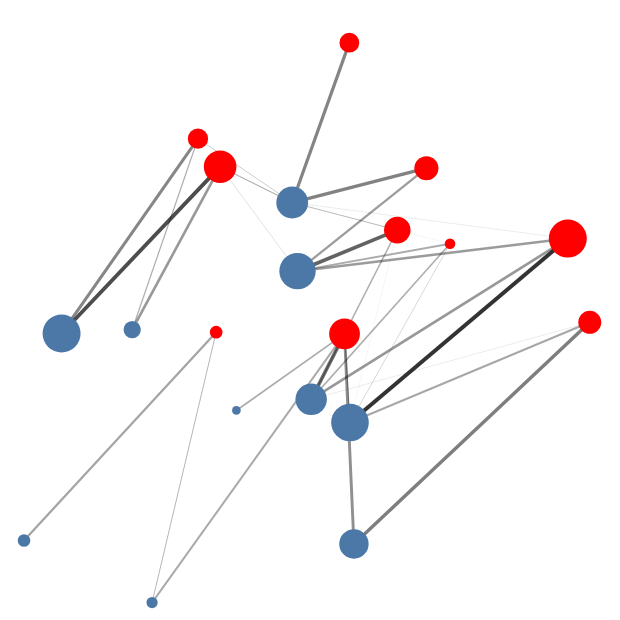

Notebook cell for this chart:
### Markdown cell above
## Entropically regularised optimal transport

We may add an entropy term to the Monge-Kantorovich problem to obtain the
**entropically regularised** optimal transport problem
$$
\inf_{\gamma \in \Pi(\mu, \nu)} \langle \gamma, C \rangle + \epsilon \Omega(\gamma),
$$
where $\Omega(\gamma) = \sum_{i, j} \gamma_{ij} \log(\gamma_{ij})$ is the negative
entropy of the coupling $\gamma$ and $\epsilon$ controls the strength of the regularisation.

This problem is *strictly convex* and admits a very efficient iterative scaling scheme for
its solution known as the [Sinkhorn algorithm](https://doi.org/10.1214/aoms/1177703591).

We compute the optimal entropically regularised transport plan:

### Code cell
function Sinkhorn(μ,ν,C,ϵ=1;n_iter = 100)
    K = @. exp(-C/ϵ)
    v = ones(size(μ)[1])
    local u
    for i = 1:n_iter
        u = exp.(log.(μ) - log.(K*v))
        v = exp.(log.(ν) .- log.(K'*u))
    end
    return diagm(u) * K * diagm(v)
end

γ = round.(Sinkhorn(μ_n,ν_m,C,0.01,n_iter=1000), digits=4)

otplot = PlotOT(μ,ν,γ)

### Figure 1 — Vega-Lite specification as saved in the notebook (floating-point values rounded to 4 significant figures; data arrays with more than 128 entries replaced by an {"elided": "..."} marker saying what was removed)
{"layer": [{"data": {"values": {"elided": "200 records"}}, "encoding": {"detail": {"field": "pe", "type": "ordinal"}, "opacity": {"field": "ew", "legend": null, "type": "quantitative"}, "size": {"field": "ew", "legend": null, "scale": {"range": [0, 2]}, "type": "ordinal"}, "x": {"axis": null, "field": "edges_x", "type": "quantitative"}, "y": {"axis": null, "field": "edges_y", "type": "quantitative"}}, "height": 300, "mark": {"clip": false, "color": "black", "type": "line"}, "width": 300}, {"data": {"values": [{"size": 0.1115, "x": 1.075, "y": 0.8864}, {"size": 0.2312, "x": 1.416, "y": 0.8667}, {"size": 0.01561, "x": 1.18, "y": 0.8545}, {"size": 0.0827, "x": 1.46, "y": 0.6712}, {"size": 0.1506, "x": 0.9691, "y": 0.6443}, {"size": 0.1693, "x": 0.7203, "y": 1.034}, {"size": 0.06088, "x": 0.9787, "y": 1.324}, {"size": 0.06407, "x": 0.6759, "y": 1.1}, {"size": 0.02317, "x": 0.7123, "y": 0.6483}, {"size": 0.09102, "x": 1.133, "y": 1.031}]}, "encoding": {"size": {"field": "size", "legend": null, "title": null, "type": "q"}, "x": {"axis": null, "field": "x", "title": null, "type": "quantitative"}, "y": {"axis": null, "field": "y", "title": null, "type": "quantitative"}}, "height": 300, "mark": {"color": "red", "opacity": 1, "type": "circle"}, "width": 300}, {"data": {"values": [{"size": 0.01455, "x": 0.5841, "y": 0.01736}, {"size": 0.1855, "x": 0.9799, "y": 0.4374}, {"size": 0.1729, "x": 0.875, "y": 0.7906}, {"size": 0.1892, "x": 0.4032, "y": 0.6453}, {"size": 0.03753, "x": 0.5444, "y": 0.6542}, {"size": 0.129, "x": 0.9023, "y": 0.4915}, {"size": 0.1321, "x": 0.8644, "y": 0.9508}, {"size": 0.007906, "x": 0.7527, "y": 0.4656}, {"size": 0.1123, "x": 0.9879, "y": 0.1541}, {"size": 0.01901, "x": 0.328, "y": 0.1621}]}, "encoding": {"size": {"field": "size", "legend": null, "title": null, "type": "q"}, "x": {"axis": null, "field": "x", "title": null, "type": "quantitative"}, "y": {"axis": null, "field": "y", "title": null, "type": "quantitative"}}, "height": 300, "mark": {"opacity": 1, "type": "circle"}, "width": 300}], "title": {"dy": -25, "fontSize": 14, "text": ""}, "view": {"stroke": null}}
